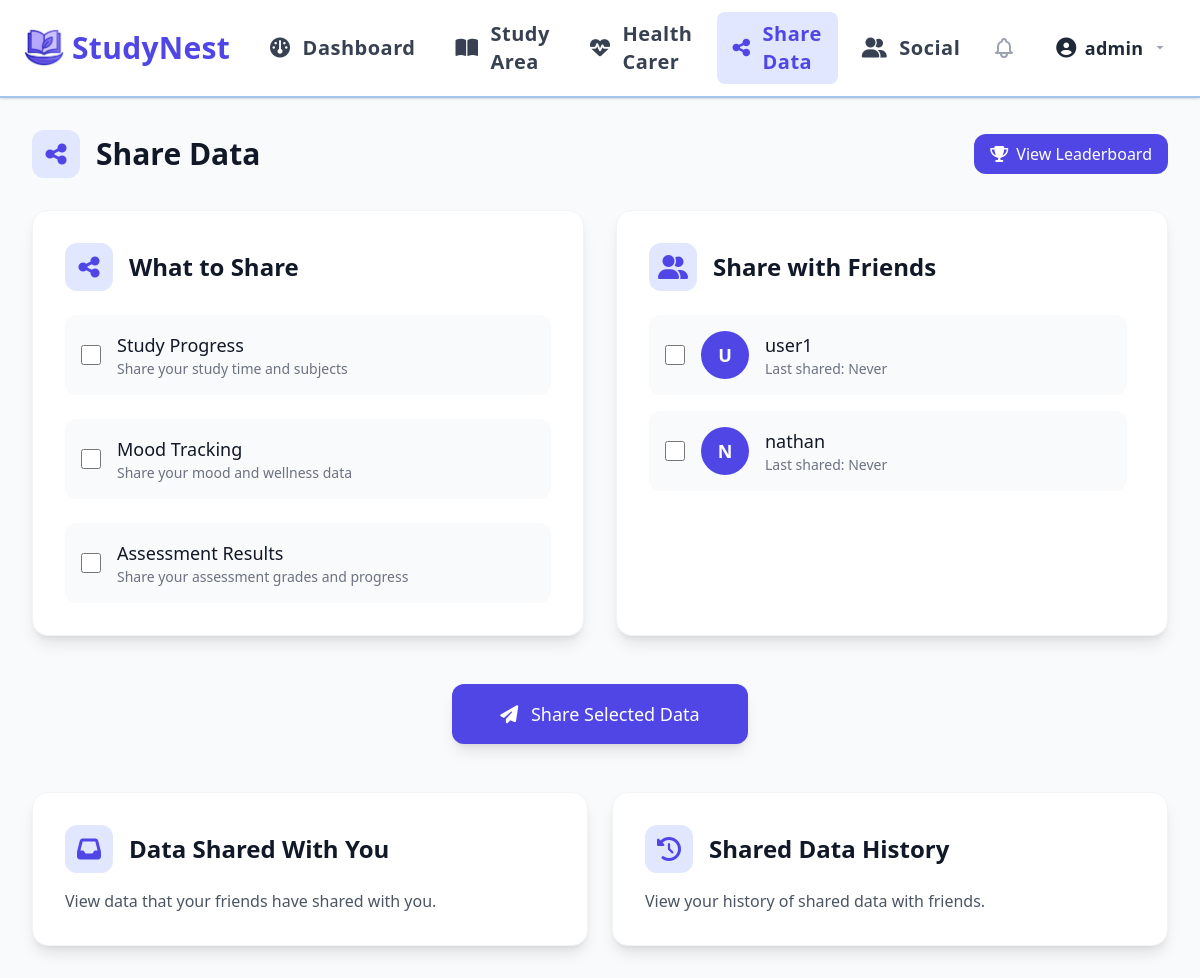
Page /share_data (signed in) on the committed database.
### app/models.py (models this page shows)
class User(UserMixin, db.Model):
    id = db.Column(db.Integer, primary_key=True)
    username = db.Column(db.String(80), unique=True, nullable=False)
    password = db.Column(db.String(255), nullable=False)
    email = db.Column(db.String(120), unique=True, nullable=False)
    created_at = db.Column(db.DateTime, default=lambda: datetime.now(UTC))
    university = db.Column(db.String(120))
    profile_picture = db.Column(db.String(120), default=None)  # Store the filename of the profile picture
    study_sessions = db.relationship('StudySession', backref='user', lazy=True)
    tasks = db.relationship('Task', backref='user', lazy=True)
    wellness_checks = db.relationship('WellnessCheck', backref='user', lazy=True)
    friends = db.relationship(
        'User',
        secondary='friendship',
        primaryjoin=(Friendship.user_id == id),
        secondaryjoin=(Friendship.friend_id == id),
        backref='friend_of'
    )
    sent_friend_requests = db.relationship('FriendRequest',
                                         foreign_keys='FriendRequest.from_user_id',
                                         back_populates='from_user',
                                         lazy=True)
    received_friend_requests = db.relationship('FriendRequest',
                                            foreign_keys='FriendRequest.to_user_id',
                                            back_populates='to_user',
                                            lazy=True)

### app/routes.py (the view)
@main.route('/share_data')
@login_required
def share_data():
    friendships = Friendship.query.filter(
        (Friendship.user_id == current_user.id) | (Friendship.friend_id == current_user.id)
    ).all()
    friends = []
    for friendship in friendships:
        if friendship.user_id == current_user.id:
            friend = User.query.get(friendship.friend_id)
        else:
            friend = User.query.get(friendship.user_id)
        if friend:
            friends.append(friend)
    return render_template('share_data.html', friends=friends)

### templates/share_data.html (shortened to what this page needs)
{% extends "base.html" %}
{% block content %}
<div class="h-full w-full bg-gray-50 dark:bg-gray-800">
    <div class="h-full w-full p-8">
        <div class="max-w-7xl mx-auto">
            <div class="flex justify-between items-center mb-8">
                <div class="flex items-center">
                    <div class="w-12 h-12 rounded-xl bg-indigo-100 dark:bg-indigo-900 flex items-center justify-center mr-4">
                        <i class="fas fa-share-nodes text-2xl text-indigo-600 dark:text-indigo-300"></i>
                    </div>
                    <h1 class="text-3xl font-bold text-gray-900 dark:text-white">Share Data</h1>
                </div>
                <a href="{{ url_for('main.friend_leaderboard') }}" class="flex items-center px-4 py-2 bg-indigo-600 text-white rounded-xl hover:bg-indigo-700 transition-colors duration-300">
                    <i class="fas fa-trophy mr-2"></i>
                    View Leaderboard
                </a>
            </div>
            <div class="grid grid-cols-1 lg:grid-cols-2 gap-8 mb-12">
                <div class="bg-white dark:bg-gray-700 rounded-2xl shadow-lg p-8 border border-gray-100 dark:border-gray-600">
                    <div class="flex items-center mb-6">
                        <div class="w-12 h-12 rounded-xl bg-indigo-100 dark:bg-indigo-900 flex items-center justify-center mr-4">
                            <i class="fas fa-share-nodes text-2xl text-indigo-600 dark:text-indigo-300"></i>
                        </div>
                        <h2 class="text-2xl font-semibold text-gray-900 dark:text-white">What to Share</h2>
                    </div>
                    <div class="space-y-6">
                        <div
                            class="flex items-center space-x-4 p-4 bg-gray-50 dark:bg-gray-600 rounded-xl hover:bg-gray-100 dark:hover:bg-gray-500 transition-colors duration-200">
                            <input type="checkbox" id="shareStudyProgress"
                                class="w-5 h-5 text-indigo-600 rounded border-gray-300 focus:ring-indigo-500">
                            <div>
                                <label for="shareStudyProgress" class="font-medium text-gray-900 dark:text-white text-lg">Study
                                    Progress</label>
                                <p class="text-sm text-gray-500 dark:text-gray-400">Share your study time and subjects</p>
                            </div>
                        </div>
                        <div
                            class="flex items-center space-x-4 p-4 bg-gray-50 dark:bg-gray-600 rounded-xl hover:bg-gray-100 dark:hover:bg-gray-500 transition-colors duration-200">
                            <input type="checkbox" id="shareMood"
                                class="w-5 h-5 text-indigo-600 rounded border-gray-300 focus:ring-indigo-500">
                            <div>
                                <label for="shareMood" class="font-medium text-gray-900 dark:text-white text-lg">Mood Tracking</label>
                                <p class="text-sm text-gray-500 dark:text-gray-400">Share your mood and wellness data</p>
                            </div>
                        </div>
                        <div class="flex items-center space-x-4 p-4 bg-gray-50 dark:bg-gray-600 rounded-xl hover:bg-gray-100 dark:hover:bg-gray-500 transition-colors duration-200">
                            <input type="checkbox" id="shareAssessments" class="w-5 h-5 text-indigo-600 rounded border-gray-300 focus:ring-indigo-500">
                            <div>
                                <label for="shareAssessments" class="font-medium text-gray-900 dark:text-white text-lg">Assessment Results</label>
                                <p class="text-sm text-gray-500 dark:text-gray-400">Share your assessment grades and progress</p>
                            </div>
                        </div>
                    </div>
                </div>
                <div class="bg-white dark:bg-gray-700 rounded-2xl shadow-lg p-8 border border-gray-100 dark:border-gray-600">
                    <div class="flex items-center mb-6">
                        <div class="w-12 h-12 rounded-xl bg-indigo-100 dark:bg-indigo-900 flex items-center justify-center mr-4">
                            <i class="fas fa-user-group text-2xl text-indigo-600 dark:text-indigo-300"></i>
                        </div>
                        <h2 class="text-2xl font-semibold text-gray-900 dark:text-white">Share with Friends</h2>
                    </div>
                    <div class="space-y-4 max-h-[400px] overflow-y-auto pr-2">
                        {% set unique_friends = {} %}
                        {% for friend in friends %}
                            {% if friend.id not in unique_friends %}
                                {% set _ = unique_friends.update({friend.id: friend}) %}
                            {% endif %}
                        {% endfor %}
                        {% for friend in unique_friends.values() %}
                            <div class="flex items-center space-x-4 p-4 bg-gray-50 dark:bg-gray-600 rounded-xl hover:bg-gray-100 dark:hover:bg-gray-500 transition-colors duration-200">
                                <input type="checkbox" id="friend_{{ friend.id }}" class="friend-checkbox w-5 h-5 text-indigo-600 rounded border-gray-300 focus:ring-indigo-500">
                                <div class="w-12 h-12 rounded-full bg-indigo-600 flex items-center justify-center text-white font-bold text-lg">
                                    {{ friend.username[0]|upper }}
                                </div>
                                <div class="flex-1">
                                    <label for="friend_{{ friend.id }}" class="font-medium text-gray-900 dark:text-white text-lg">{{ friend.username }}</label>
                                    <p class="text-sm text-gray-500 dark:text-gray-400">Last shared: {{ friend.last_shared|default('Never', true) }}</p>
                                </div>
                            </div>
                        {% endfor %}
                    </div>
                </div>
            </div>
            <div class="flex justify-center mb-12">
                <button onclick="shareData()"
                        class="px-12 py-4 bg-indigo-600 text-white rounded-xl hover:bg-indigo-700 transition-colors duration-300 text-lg font-medium shadow-lg hover:shadow-xl transform hover:-translate-y-0.5">
                    <i class="fas fa-paper-plane mr-2"></i>
                    Share Selected Data
                </button>
            </div>
            <div class="grid grid-cols-1 md:grid-cols-2 gap-6">
                <a href="{{ url_for('main.data_shared_with_you') }}" class="bg-white dark:bg-gray-700 rounded-2xl shadow-lg p-8 border border-gray-100 dark:border-gray-600 hover:shadow-xl transition-shadow duration-300">
                    <div class="flex items-center mb-4">
                        <div class="w-12 h-12 rounded-xl bg-indigo-100 dark:bg-indigo-900 flex items-center justify-center mr-4">
                            <i class="fas fa-inbox text-2xl text-indigo-600 dark:text-indigo-300"></i>
                        </div>
                        <h2 class="text-2xl font-semibold text-gray-900 dark:text-white">Data Shared With You</h2>
                    </div>
                    <p class="text-gray-600 dark:text-gray-400">View data that your friends have shared with you.</p>
                </a>
                <a href="{{ url_for('main.shared_data_history') }}" class="bg-white dark:bg-gray-700 rounded-2xl shadow-lg p-8 border border-gray-100 dark:border-gray-600 hover:shadow-xl transition-shadow duration-300">
                    <div class="flex items-center mb-4">
                        <div class="w-12 h-12 rounded-xl bg-indigo-100 dark:bg-indigo-900 flex items-center justify-center mr-4">
                            <i class="fas fa-history text-2xl text-indigo-600 dark:text-indigo-300"></i>
                        </div>
                        <h2 class="text-2xl font-semibold text-gray-900 dark:text-white">Shared Data History</h2>
                    </div>
                    <p class="text-gray-600 dark:text-gray-400">View your history of shared data with friends.</p>
                </a>
            </div>
        </div>
    </div>
</div>
{% endblock %}

### templates/base.html (shortened to what this page needs)
<!DOCTYPE html>
<html lang="en" class="h-full">
<head>
    <script src="https://cdn.tailwindcss.com"></script>
    <link rel="stylesheet" href="https://cdn.jsdelivr.net/npm/flatpickr/dist/flatpickr.min.css">
    <link rel="stylesheet" href="{{ static_file('css/styles.css') }}">
    <link rel="stylesheet" href="https://cdnjs.cloudflare.com/ajax/libs/font-awesome/6.5.0/css/all.min.css" />
    <link href="https://cdn.jsdelivr.net/npm/tom-select@2.3.1/dist/css/tom-select.css" rel="stylesheet">
</head>
<body class="bg-background text-primary h-full flex flex-col">
    <nav class="flex items-center bg-white px-6 py-3 shadow justify-between sticky top-0 z-50 text-lg">
        <div class="flex items-center flex-shrink-0 mr-6">
            <a href="{% if current_user.is_authenticated %}{{ url_for('main.dashboard') }}{% else %}{{ url_for('main.index') }}{% endif %}"
            class="flex items-center space-x-2 text-3xl font-extrabold hover:text-indigo-500 transition-all duration-300">
            <img src="{{ url_for('static', filename='images/studynest_icon.png') }}"
            alt="StudyNest Logo" width="40" height="40" class="inline-block" />
            <span style="color:#4f46e5;">StudyNest</span>
            </a>
        </div>
        <div class="hidden md:flex items-center flex-1 justify-center">
            {% if current_user.is_authenticated %}
            <a href="{{ url_for('main.dashboard') }}"
               class="flex items-center px-4 py-2 rounded-lg mr-2 {% if request.endpoint == 'main.dashboard' %}bg-indigo-100 text-indigo-600 font-semibold{% else %}text-gray-700 hover:text-indigo-600 hover:bg-indigo-50{% endif %} text-xl">
                <i class="fa-solid fa-gauge mr-3 text-xl"></i> Dashboard
            </a>
            <a href="{{ url_for('main.study_area') }}"
               class="flex items-center px-4 py-2 rounded-lg mr-2 {% if request.endpoint == 'main.study_area' %}bg-indigo-100 text-indigo-600 font-semibold{% else %}text-gray-700 hover:text-indigo-600 hover:bg-indigo-50{% endif %} text-xl">
                <i class="fa-solid fa-book-open mr-3 text-xl"></i> Study Area
            </a>
            <a href="{{ url_for('main.health_carer') }}"
               class="flex items-center px-4 py-2 rounded-lg mr-2 {% if request.endpoint == 'main.health_carer' %}bg-indigo-100 text-indigo-600 font-semibold{% else %}text-gray-700 hover:text-indigo-600 hover:bg-indigo-50{% endif %} text-xl">
                <i class="fa-solid fa-heart-pulse mr-3 text-xl"></i> Health Carer
            </a>
            <a href="{{ url_for('main.share_data') }}"
               class="flex items-center px-4 py-2 rounded-lg mr-2 {% if request.endpoint == 'main.share_data' %}bg-indigo-100 text-indigo-600 font-semibold{% else %}text-gray-700 hover:text-indigo-600 hover:bg-indigo-50{% endif %} text-xl">
                <i class="fa-solid fa-share-nodes mr-3 text-xl"></i> Share Data
            </a>
            <a href="{{ url_for('main.friends') }}"
               class="flex items-center px-4 py-2 rounded-lg mr-2 {% if request.endpoint == 'main.friends' %}bg-indigo-100 text-indigo-600 font-semibold{% else %}text-gray-700 hover:text-indigo-600 hover:bg-indigo-50{% endif %} text-xl">
                <i class="fa-solid fa-user-group mr-3 text-xl"></i> Social
            </a>
            {% endif %}
        </div>
        <div class="flex items-center space-x-4">
            {% if not (request.endpoint == 'main.index' and not current_user.is_authenticated) %}
            <div class="flex items-center space-x-4">
                {% if current_user.is_authenticated %}
                <a href="{{ url_for('main.notifications') }}" class="relative flex items-center px-2 py-2">
                </a>
                <div class="relative group inline-block hidden md:inline-block">
                    <a href="{{ url_for('main.profile') }}"
                       class="inline-flex items-center px-4 py-2 rounded-xl font-semibold text-gray-800 dark:text-gray-100 bg-white dark:bg-gray-700 hover:bg-indigo-50 dark:hover:bg-gray-600 hover:text-indigo-700 transition-all duration-200">
                        <i class="fa-solid fa-user-circle mr-2 text-xl"></i>
                        {{ current_user.username }}
                        <svg class="ml-2 w-4 h-4 fill-current text-gray-400 group-hover:text-indigo-600 transition-colors duration-200" xmlns="http://www.w3.org/2000/svg" viewBox="0 0 20 20">
                            <path d="M5.516 7.548L10 12l4.484-4.452z" />
                        </svg>
                    </a>
                </div>
                {% endif %}
            </div>
            {% endif %}
        </div>
    </nav>
    <main class="flex-1 w-full page-content">
        {% block content %}
        {% endblock %}
    </main>
</body>
</html>

### rows in the picture
User: username "admin"
User: username "U", username "user1", last_shared "Never"
User: username "N", username "nathan", last_shared "Never"
